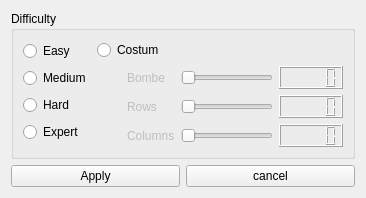
<?xml version="1.0" encoding="UTF-8"?>
<ui version="4.0">
 <class>OptionWindow</class>
 <widget class="QWidget" name="OptionWindow">
  <property name="geometry">
   <rect>
    <x>0</x>
    <y>0</y>
    <width>366</width>
    <height>197</height>
   </rect>
  </property>
  <property name="windowTitle">
   <string>Settings(CommingSoon)</string>
  </property>
  <layout class="QVBoxLayout" name="verticalLayout_11">
   <item>
    <widget class="QGroupBox" name="groupBox_2">
     <property name="title">
      <string>Difficulty</string>
     </property>
     <layout class="QHBoxLayout" name="horizontalLayout">
      <item>
       <layout class="QHBoxLayout" name="horizontalLayout_2">
        <item>
         <layout class="QVBoxLayout" name="verticalLayout_7">
          <item>
           <widget class="QRadioButton" name="rb1">
            <property name="text">
             <string>Easy</string>
            </property>
           </widget>
          </item>
          <item>
           <widget class="QRadioButton" name="rb2">
            <property name="text">
             <string>Medium</string>
            </property>
           </widget>
          </item>
          <item>
           <widget class="QRadioButton" name="rb3">
            <property name="enabled">
             <bool>true</bool>
            </property>
            <property name="text">
             <string>Hard</string>
            </property>
           </widget>
          </item>
          <item>
           <widget class="QRadioButton" name="rb4">
            <property name="text">
             <string>Expert</string>
            </property>
           </widget>
          </item>
         </layout>
        </item>
       </layout>
      </item>
      <item>
       <layout class="QVBoxLayout" name="verticalLayout_10">
        <item>
         <widget class="QRadioButton" name="rb5">
          <property name="text">
           <string>Costum</string>
          </property>
         </widget>
        </item>
        <item>
         <layout class="QGridLayout" name="costum_3" rowstretch="0,0,0">
          <item row="2" column="3">
           <widget class="QLCDNumber" name="lcd3"/>
          </item>
          <item row="0" column="3">
           <widget class="QLCDNumber" name="lcd1">
            <property name="enabled">
             <bool>true</bool>
            </property>
           </widget>
          </item>
          <item row="1" column="0">
           <spacer name="horizontalSpacer_3">
            <property name="orientation">
             <enum>Qt::Horizontal</enum>
            </property>
            <property name="sizeType">
             <enum>QSizePolicy::Fixed</enum>
            </property>
            <property name="sizeHint" stdset="0">
             <size>
              <width>30</width>
              <height>20</height>
             </size>
            </property>
           </spacer>
          </item>
          <item row="1" column="3">
           <widget class="QLCDNumber" name="lcd2"/>
          </item>
          <item row="1" column="1">
           <widget class="QLabel" name="l2">
            <property name="enabled">
             <bool>false</bool>
            </property>
            <property name="text">
             <string>Rows</string>
            </property>
           </widget>
          </item>
          <item row="0" column="1">
           <widget class="QLabel" name="l1">
            <property name="enabled">
             <bool>false</bool>
            </property>
            <property name="text">
             <string>Bombe</string>
            </property>
           </widget>
          </item>
          <item row="2" column="2">
           <widget class="QSlider" name="s3">
            <property name="enabled">
             <bool>false</bool>
            </property>
            <property name="orientation">
             <enum>Qt::Horizontal</enum>
            </property>
           </widget>
          </item>
          <item row="2" column="1">
           <widget class="QLabel" name="l3">
            <property name="enabled">
             <bool>false</bool>
            </property>
            <property name="text">
             <string>Columns</string>
            </property>
           </widget>
          </item>
          <item row="1" column="2">
           <widget class="QSlider" name="s2">
            <property name="enabled">
             <bool>false</bool>
            </property>
            <property name="styleSheet">
             <string notr="true"/>
            </property>
            <property name="orientation">
             <enum>Qt::Horizontal</enum>
            </property>
           </widget>
          </item>
          <item row="0" column="2">
           <widget class="QSlider" name="s1">
            <property name="enabled">
             <bool>false</bool>
            </property>
            <property name="styleSheet">
             <string notr="true"/>
            </property>
            <property name="orientation">
             <enum>Qt::Horizontal</enum>
            </property>
           </widget>
          </item>
         </layout>
        </item>
       </layout>
      </item>
     </layout>
    </widget>
   </item>
   <item>
    <layout class="QHBoxLayout" name="horizontalLayout_3">
     <item>
      <widget class="QPushButton" name="apply">
       <property name="text">
        <string>Apply</string>
       </property>
      </widget>
     </item>
     <item>
      <widget class="QPushButton" name="cancel">
       <property name="text">
        <string>cancel</string>
       </property>
      </widget>
     </item>
    </layout>
   </item>
  </layout>
 </widget>
 <resources/>
 <connections/>
</ui>
